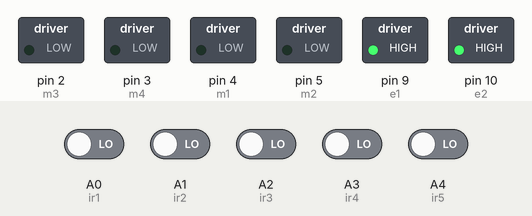
This sketch was run on a simulated Arduino Uno, built with avr-gcc and run on an emulated ATmega328P. Shown: switched loads named in the sketch (green lamp = pin HIGH). The inputs (shaded band) are chosen by the test bench; at power-on: A0 (ir1), A1 (ir2), A2 (ir3), A3 (ir4), A4 (ir5) LOW.

Above: at 1.2 s.
1.3 s: A0 (ir1) driven HIGH and A1 (ir2) driven HIGH
At 2.4 s:
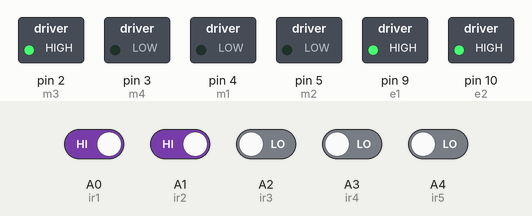
2.8 s: A2 (ir3) driven HIGH and A3 (ir4) driven HIGH
At 3.6 s:
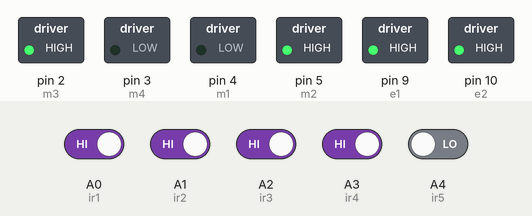
Timing chart, 0 to 5.8 s (numbered marks = the images above; inputs shaded):
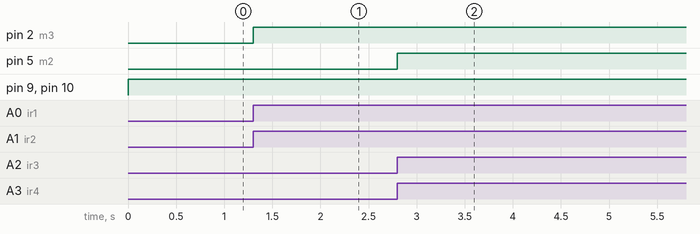

The sketch:

Arduino_Based_Robot_For_Agriculture_Sector.ino
```cpp
#define m1 4 //Right Motor MA1
#define m2 5 //Right Motor MA2
#define m3 2 //Left Motor MB1
#define m4 3 //Left Motor MB2
#define e1 9 //Right Motor Enable Pin EA
#define e2 10 //Left Motor Enable Pin EB
//**********5 Channel IR Sensor Connection**********//
#define ir1 A0
#define ir2 A1
#define ir3 A2
#define ir4 A3
#define ir5 A4
//*************************************************//
void setup() {
  pinMode(m1, OUTPUT);
  pinMode(m2, OUTPUT);
  pinMode(m3, OUTPUT);
  pinMode(m4, OUTPUT);
  pinMode(e1, OUTPUT);
  pinMode(e2, OUTPUT);
  pinMode(ir1, INPUT);
  pinMode(ir2, INPUT);
  pinMode(ir3, INPUT);
  pinMode(ir4, INPUT);
  pinMode(ir5, INPUT);
}
void loop() {
  //Reading Sensor Values
  int s1 = digitalRead(ir1); //Left Most Sensor
  int s2 = digitalRead(ir2); //Left Sensor
  int s3 = digitalRead(ir3); //Middle Sensor
  int s4 = digitalRead(ir4); //Right Sensor
  int s5 = digitalRead(ir5); //Right Most Sensor

  // Adjust the speed of the motors from 0-255
  int motorSpeed = 255;

  // Enable both motors
  analogWrite(e1, motorSpeed);
  analogWrite(e2, motorSpeed);

  // If only middle sensor detects black line
  if (s1 == HIGH && s2 == HIGH && s3 == LOW && s4 == HIGH && s5 == HIGH) {
    // Going forward with full speed
    digitalWrite(m1, HIGH);
    digitalWrite(m2, LOW);
    digitalWrite(m3, HIGH);
    digitalWrite(m4, LOW);
  }
  // If only left sensor detects black line
  else if (s1 == HIGH && s2 == LOW && s3 == HIGH && s4 == HIGH && s5 == HIGH) {
    // Going right with full speed
    digitalWrite(m1, HIGH);
    digitalWrite(m2, LOW);
    digitalWrite(m3, LOW);
    digitalWrite(m4, LOW);
  }
  // If only left most sensor detects black line
  else if (s1 == LOW && s2 == HIGH && s3 == HIGH && s4 == HIGH && s5 == HIGH) {
    // Going right with full speed
    digitalWrite(m1, HIGH);
    digitalWrite(m2, LOW);
    digitalWrite(m3, LOW);
    digitalWrite(m4, HIGH);
  }
  // If only right sensor detects black line
  else if (s1 == HIGH && s2 == HIGH && s3 == HIGH && s4 == LOW && s5 == HIGH) {
    // Going left with full speed
    digitalWrite(m1, LOW);
    digitalWrite(m2, LOW);
    digitalWrite(m3, HIGH);
    digitalWrite(m4, LOW);
  }
  // If only right most sensor detects black line
  else if (s1 == HIGH && s2 == HIGH && s3 == HIGH && s4 == HIGH && s5 == LOW) {
    // Going left with full speed
    digitalWrite(m1, LOW);
    digitalWrite(m2, HIGH);
    digitalWrite(m3, HIGH);
    digitalWrite(m4, LOW);
  }
  // If middle and right sensor detects black line
  else if (s1 == HIGH && s2 == HIGH && s3 == LOW && s4 == LOW && s5 == HIGH) {
    // Going left with full speed
    digitalWrite(m1, LOW);
    digitalWrite(m2, LOW);
    digitalWrite(m3, HIGH);
    digitalWrite(m4, LOW);
  }
  // If middle and left sensor detects black line
  else if (s1 == HIGH && s2 == LOW && s3 == LOW && s4 == HIGH && s5 == HIGH) {
    // Going right with full speed
    digitalWrite(m1, HIGH);
    digitalWrite(m2, LOW);
    digitalWrite(m3, LOW);
    digitalWrite(m4, LOW);
  }
  // If middle, left, and left most sensor detects black line
  else if (s1 == LOW && s2 == LOW && s3 == LOW && s4 == HIGH && s5 == HIGH) {
    // Going right with full speed
    digitalWrite(m1, HIGH);
    digitalWrite(m2, LOW);
    digitalWrite(m3, LOW);
    digitalWrite(m4, LOW);
  }
  // If middle, right, and right most sensor detects black line
  else if (s1 == HIGH && s2 == HIGH && s3 == LOW && s4 == LOW && s5 == LOW) {
    // Going left with full speed
    digitalWrite(m1, LOW);
    digitalWrite(m2, LOW);
    digitalWrite(m3, HIGH);
    digitalWrite(m4, LOW);
  }
  // If all sensors are on a black line
  else if (s1 == LOW && s2 == LOW && s3 == LOW && s4 == LOW && s5 == LOW) {
    // Stop
    digitalWrite(m1, LOW);
    digitalWrite(m2, LOW);
    digitalWrite(m3, LOW);
    digitalWrite(m4, LOW);
  }
}
```

Measured:
- after the input at 1.3 s, pin 2 (m3): LOW → HIGH at once
- after the input at 2.8 s, pin 5 (m2): LOW → HIGH at once
